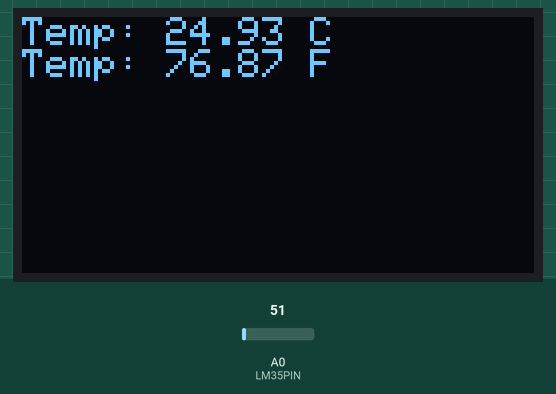
Bench run of a sketch on a simulated Arduino Uno, built with avr-gcc and run on an emulated ATmega328P. Shown: 128×64 one-colour display. The inputs (shaded band) are chosen by the test bench; at power-on: A0 (LM35PIN) = 51.

Above: at 2.8 s.
2.9 s: A0 (LM35PIN) set to 61
At 4.9 s:
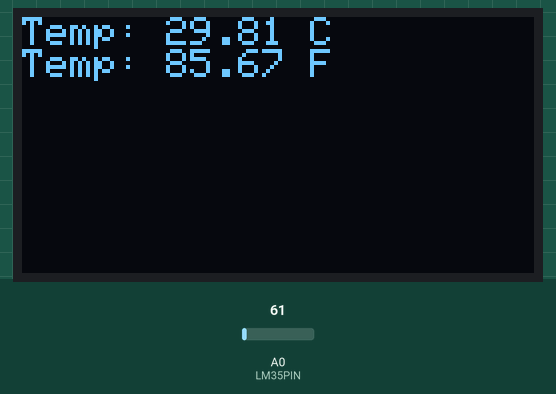
5.6 s: A0 (LM35PIN) set to 71
At 7.5 s:
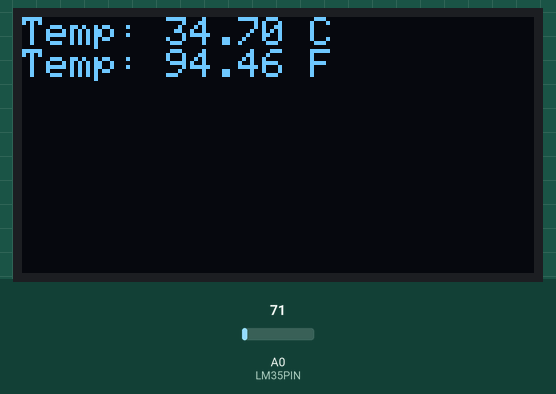
8.3 s: A0 (LM35PIN) set to 86
At 11.6 s:
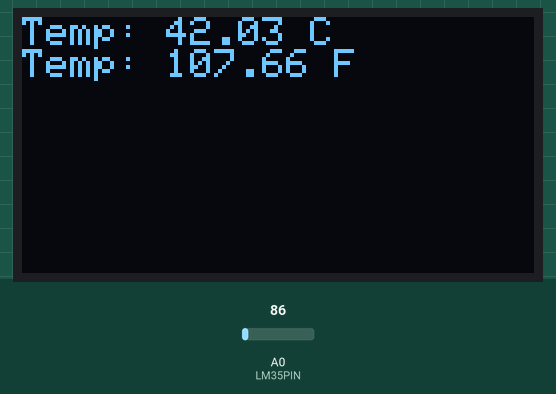
Timing chart, 0 to 13.1 s (numbered marks = the images above; inputs shaded):
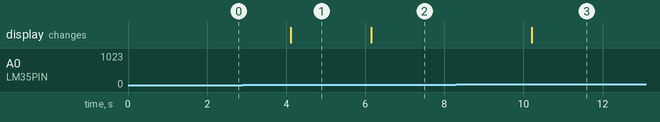

The sketch:

A2-LM35_OLED_mau.ino
```cpp
#include <Wire.h>
#include <SPI.h>
#include <Adafruit_GFX.h>
#include <Adafruit_SSD1306.h>

#define SCREEN_WIDTH 128
#define SCREEN_HEIGHT 64
#define OLED_RESET -1


Adafruit_SSD1306 display(SCREEN_WIDTH, SCREEN_HEIGHT, &Wire, OLED_RESET);
#define LM35PIN A0


void setup() {
  Serial.begin(9600);
  if (!display.begin(SSD1306_SWITCHCAPVCC, 0x3C)) {
    Serial.println(F("SSD1306 allocation failed"));
    while (true);
  }
  display.clearDisplay();
  display.setTextSize(1.9);
  display.setTextColor(SSD1306_WHITE);
}


void loop() {
  int sensorValue = analogRead(LM35PIN);
  float voltage = sensorValue * (5.0 / 1023.0);
  float celsius = voltage * 100.0;
  float fahrenheit = (celsius * 9.0 / 5.0) + 32.0;
  display.clearDisplay();
  display.setCursor(0, 0);
  display.print("Temp: ");
  display.print(celsius);
  display.println(" C");
  display.print("Temp: ");
  display.print(fahrenheit);
  display.println(" F");
  display.display();
  delay(2000);}
```

Measured:
- after the input at 2.9 s, the display: changes after 1.2 s (image 1)
- after the input at 5.6 s, the display: changes after 0.55 s (image 2)
- after the input at 8.3 s, the display: changes after 1.9 s (image 3)
